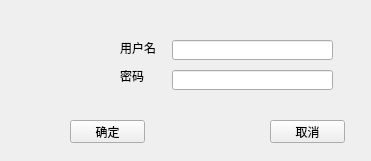
<?xml version="1.0" encoding="UTF-8"?>
<ui version="4.0">
 <class>QUserDialog</class>
 <widget class="QWidget" name="QUserDialog">
  <property name="geometry">
   <rect>
    <x>0</x>
    <y>0</y>
    <width>371</width>
    <height>161</height>
   </rect>
  </property>
  <property name="windowTitle">
   <string>QUserDialog</string>
  </property>
  <widget class="QLabel" name="label">
   <property name="geometry">
    <rect>
     <x>120</x>
     <y>40</y>
     <width>51</width>
     <height>16</height>
    </rect>
   </property>
   <property name="text">
    <string>用户名</string>
   </property>
  </widget>
  <widget class="QLineEdit" name="lineEdit">
   <property name="geometry">
    <rect>
     <x>172</x>
     <y>40</y>
     <width>161</width>
     <height>20</height>
    </rect>
   </property>
  </widget>
  <widget class="QLineEdit" name="lineEdit_2">
   <property name="geometry">
    <rect>
     <x>172</x>
     <y>70</y>
     <width>161</width>
     <height>20</height>
    </rect>
   </property>
   <property name="inputMask">
    <string/>
   </property>
   <property name="echoMode">
    <enum>QLineEdit::Password</enum>
   </property>
  </widget>
  <widget class="QLabel" name="label_2">
   <property name="geometry">
    <rect>
     <x>120</x>
     <y>70</y>
     <width>54</width>
     <height>12</height>
    </rect>
   </property>
   <property name="text">
    <string>密码</string>
   </property>
  </widget>
  <widget class="QLabel" name="label_user">
   <property name="geometry">
    <rect>
     <x>30</x>
     <y>41</y>
     <width>48</width>
     <height>48</height>
    </rect>
   </property>
   <property name="text">
    <string/>
   </property>
  </widget>
  <widget class="QPushButton" name="pushButton">
   <property name="geometry">
    <rect>
     <x>70</x>
     <y>120</y>
     <width>75</width>
     <height>23</height>
    </rect>
   </property>
   <property name="text">
    <string>确定</string>
   </property>
  </widget>
  <widget class="QPushButton" name="pushButton_2">
   <property name="geometry">
    <rect>
     <x>270</x>
     <y>120</y>
     <width>75</width>
     <height>23</height>
    </rect>
   </property>
   <property name="text">
    <string>取消</string>
   </property>
  </widget>
 </widget>
 <layoutdefault spacing="6" margin="11"/>
 <resources/>
 <connections/>
</ui>
